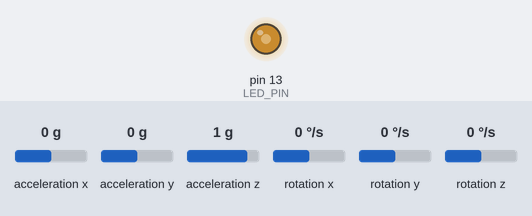
Simulated run of this sketch. Board: Arduino Uno, built with avr-gcc and run on an emulated ATmega328P. On the bench: output pins drawn as LEDs (lit = HIGH). The test bench sets the inputs (shaded band); at power-on: acceleration x 0 g, acceleration z 1 g, acceleration y 0 g, rotation x 0 °/s, rotation y 0 °/s, rotation z 0 °/s.

Above: at 1.2 s.
1.3 s: acceleration x set to -1.4 g
4.3 s: acceleration z set to 0 g
7.3 s: acceleration x set to 0.8 g
Timing chart, 0 to 16.3 s (numbered marks = the images above; inputs shaded):
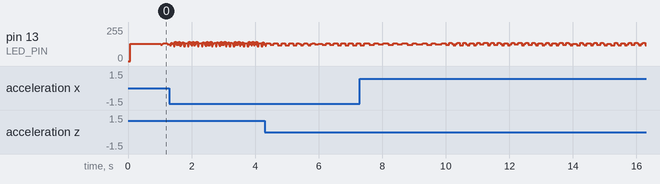

The sketch:

Arduino_script.ino
```cpp
#include "I2Cdev.h"
#include "MPU6050.h"
#include <SoftwareSerial.h>

SoftwareSerial hc06(5,4);

// Arduino Wire library is required if I2Cdev I2CDEV_ARDUINO_WIRE implementation
// is used in I2Cdev.h
#if I2CDEV_IMPLEMENTATION == I2CDEV_ARDUINO_WIRE
    #include "Wire.h"
#endif


MPU6050 accelgyro;
//MPU6050 accelgyro(0x69); // <-- use for AD0 high

int16_t ax, ay, az;
int16_t gx, gy, gz;

#define OUTPUT_READABLE_ACCELGYRO

//potentially faster implemenatation
//#define OUTPUT_BINARY_ACCELGYRO


#define LED_PIN 13
bool blinkState = false;

void setup() {
    // join I2C bus (I2Cdev library doesn't do this automatically)
    #if I2CDEV_IMPLEMENTATION == I2CDEV_ARDUINO_WIRE
        Wire.begin();
    #elif I2CDEV_IMPLEMENTATION == I2CDEV_BUILTIN_FASTWIRE
        Fastwire::setup(400, true);
    #endif

    // initialize serial communication

    Serial.begin(57600);
    hc06.begin(57600);

    // initialize device
    accelgyro.initialize();

    accelgyro.setXGyroOffset(220);
    accelgyro.setYGyroOffset(76);
    accelgyro.setZGyroOffset(-85);

    pinMode(LED_PIN, OUTPUT);
}

void loop() {

    accelgyro.getMotion6(&ax, &ay, &az, &gx, &gy, &gz);

    #ifdef OUTPUT_READABLE_ACCELGYRO
        hc06.print(ax); hc06.print(",");
        hc06.print(ay); hc06.print(",");
        hc06.print(az); hc06.print(",");
        hc06.print(gx); hc06.print(",");
        hc06.print(gy); hc06.print(",");
        hc06.print(gz); hc06.print(",");
        hc06.println(micros());
    #endif

    // blink LED to indicate activity
    blinkState = !blinkState;
    digitalWrite(LED_PIN, blinkState);
}
```
